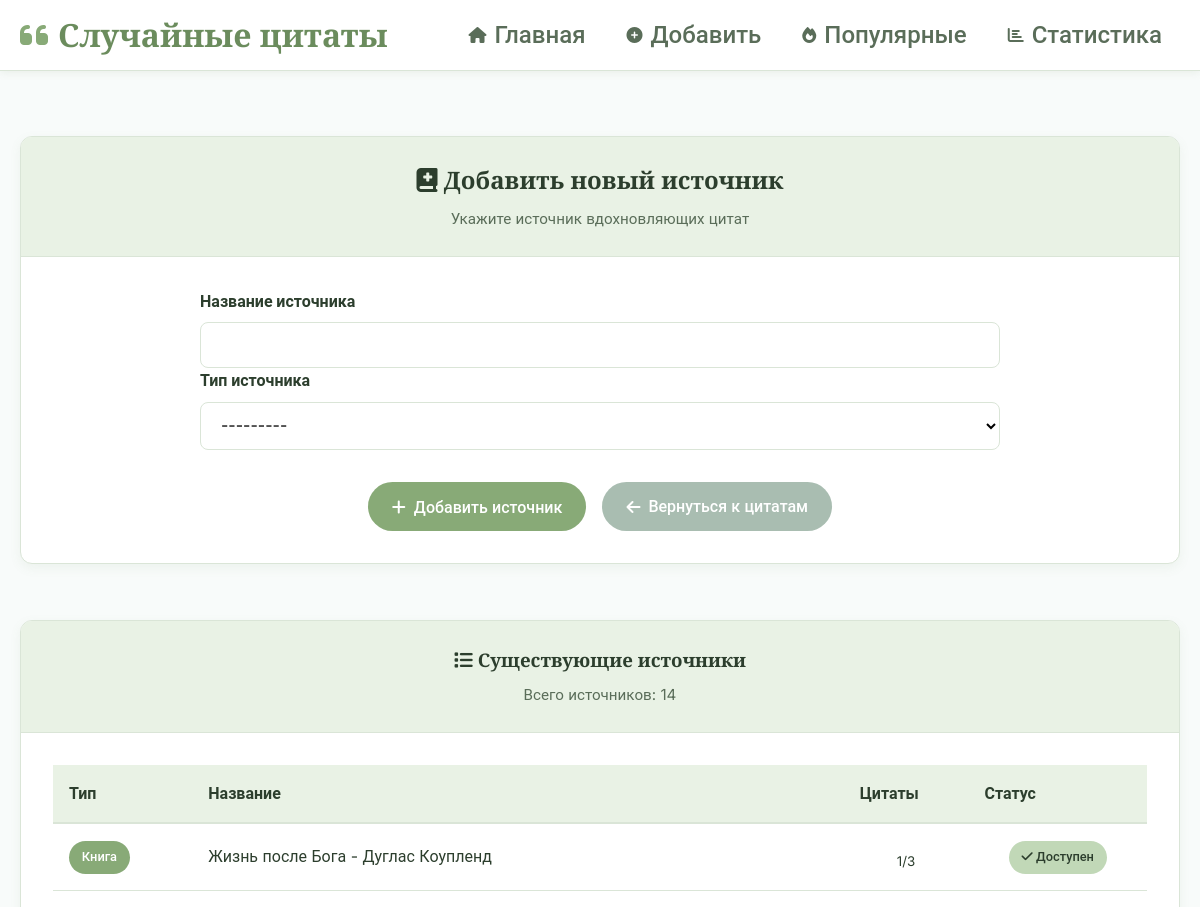
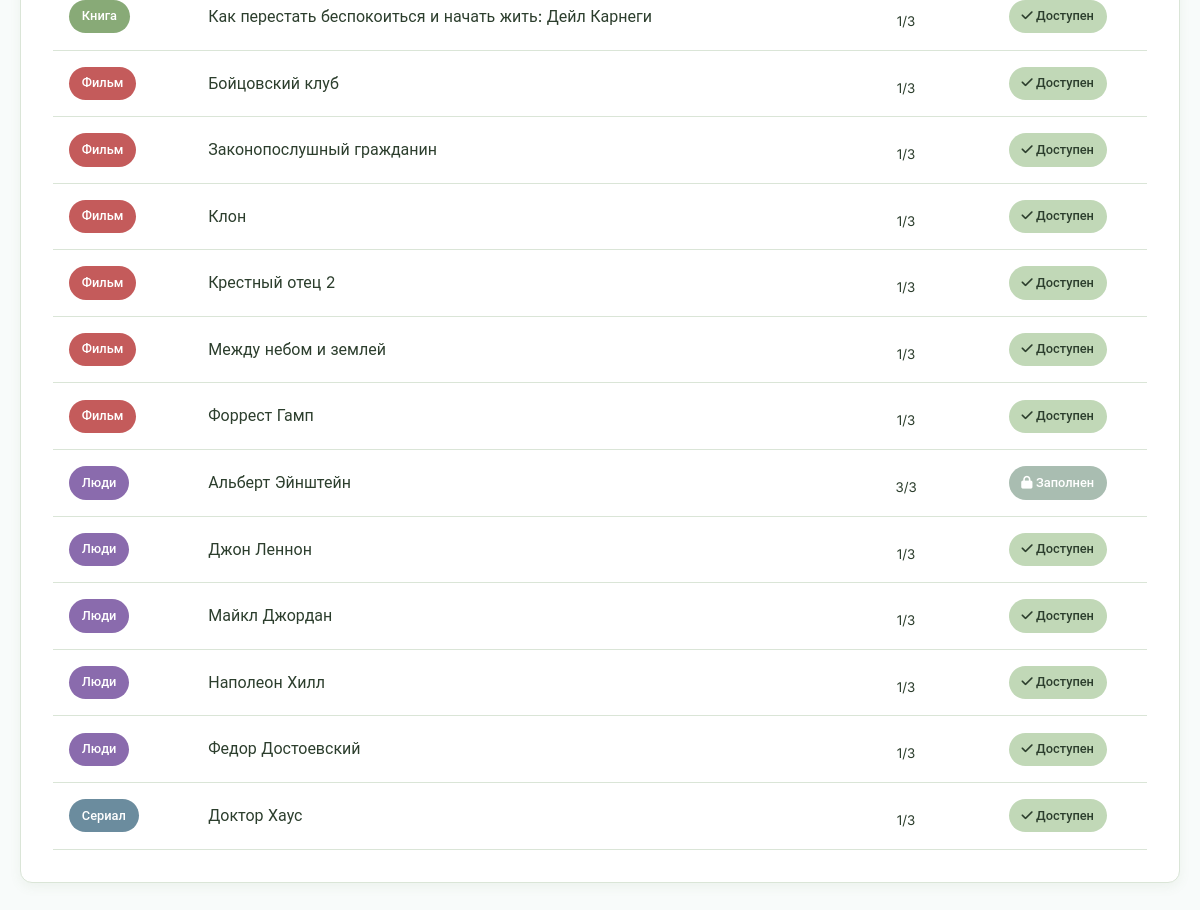
/add/source/, run on the app's committed database (2 pictures, top to bottom).
### quotes/models.py (models this page shows, shortened)
class Source(models.Model):
    TYPE_CHOICES = [
        ('movie', 'Фильм'),
        ('book', 'Книга'),
        ('series', 'Сериал'),
        ('game', 'Игра'),
        ('person', 'Люди'),
        ('other', 'Другое'),
    ]
    name = models.CharField(max_length=200, verbose_name="Название")
    type = models.CharField(max_length=20, choices=TYPE_CHOICES, verbose_name="Тип")
    created_at = models.DateTimeField(auto_now_add=True)
    class Meta:
        unique_together = ['name', 'type']

### quotes/views.py (the view)
# urls.py: path('add/source/', views.add_source, name='add_source'),
def add_source(request):
    sources = Source.objects.all().order_by('type', 'name')
    if request.method == 'POST':
        form = SourceForm(request.POST)
        if form.is_valid():
            form.save()
            messages.success(request, 'Источник успешно добавлен!')
            return redirect('add_quote')
        else:
            for error in form.errors.values():
                messages.error(request, error)
    else:
        form = SourceForm()
    return render(request, 'quotes/add_source.html', {
        'form': form,
        'sources': sources
    })

### quotes/forms.py (shortened to what this page needs)
class SourceForm(forms.ModelForm):
    class Meta:
        model = Source
        fields = ['name', 'type']
        widgets = {
            'name': forms.TextInput(attrs={'class': 'form-control'}),
            'type': forms.Select(attrs={'class': 'form-control'}),
        }
        error_messages = {
            'name': {
                'unique': _("Источник с таким названием и типом уже существует"),
            },
        }

### quotes/templates/quotes/add_source.html (shortened to what this page needs)
{% extends 'quotes/base.html' %}
{% block content %}
<div class="quote-container">
    <div class="quote-card fade-in">
        <div class="card-header text-center">
            <h2><i class="fas fa-book-medical"></i> Добавить новый источник</h2>
            <p class="mb-0">Укажите источник вдохновляющих цитат</p>
        </div>
        <div class="card-body">
            <form method="post" class="quote-form">
                <div class="form-fields">
                    <div class="mb-3">
                        <label for="{{ form.name.id_for_label }}" class="form-label">
                            <strong>Название источника</strong>
                        </label>
                        {{ form.name }}
                    </div>
                    <div class="mb-3">
                        <label for="{{ form.type.id_for_label }}" class="form-label">
                            <strong>Тип источника</strong>
                        </label>
                        {{ form.type }}
                    </div>
                </div>
                <div class="form-actions">
                    <button type="submit" class="btn btn-primary">
                        <i class="fas fa-plus"></i> Добавить источник
                    </button>
                    <a href="{% url 'add_quote' %}" class="btn btn-secondary">
                        <i class="fas fa-arrow-left"></i> Вернуться к цитатам
                    </a>
                </div>
            </form>
        </div>
    </div>
    <div class="quote-card fade-in mt-4">
        <div class="card-header text-center">
            <h3><i class="fas fa-list"></i> Существующие источники</h3>
            <p class="mb-0">Всего источников: {{ sources|length }}</p>
        </div>
        <div class="card-body p-0">
            {% if sources %}
            <div class="table-container">
                <table class="sources-table">
                    <thead>
                        <tr>
                            <th class="text-start">Тип</th>
                            <th class="text-start">Название</th>
                            <th class="text-center">Цитаты</th>
                            <th class="text-center">Статус</th>
                        </tr>
                    </thead>
                    <tbody>
                        {% for source in sources %}
                        <tr class="{% if source.quote_set.count >= 3 %}table-warning{% endif %}">
                            <td class="text-start type-cell">
                                <span class="type-badge type-{{ source.type }}">
                                    {{ source.get_type_display }}
                                </span>
                            </td>
                            <td class="text-start name-cell">
                                <div class="source-name">{{ source.name }}</div>
                            </td>
                            <td class="text-center count-cell">
                                <div class="progress-container">
                                    <div class="progress" style="height: 8px;">
                                    </div>
                                    <small class="count-text">
                                        {{ source.quote_set.count }}/3
                                    </small>
                                </div>
                            </td>
                            <td class="text-center status-cell">
                                {% if source.quote_set.count >= 3 %}
                                <span class="status-badge status-full">
                                    <i class="fas fa-lock"></i> Заполнен
                                </span>
                                {% else %}
                                <span class="status-badge status-available">
                                    <i class="fas fa-check"></i> Доступен
                                </span>
                                {% endif %}
                            </td>
                        </tr>
                        {% endfor %}
                    </tbody>
                </table>
            </div>
            {% else %}
            <div class="text-center text-muted py-5">
                <i class="fas fa-inbox fa-3x mb-3"></i>
                <p class="mb-0">Нет добавленных источников</p>
                <small>Добавьте первый источник используя форму выше</small>
            </div>
            {% endif %}
        </div>
    </div>
</div>
{% endblock %}

### quotes/static/quotes/css/style.css (style rules this page uses)
:root { --color-primary: #88AA77; --color-primary-dark: #6B8C5D; --color-primary-light: #C1D8B7; --color-primary-ultralight: #E9F2E5; --color-secondary: #A9BDB1; --color-accent: #D4A76A; --color-text: #2C3E2D; --color-text-light: #5A6D59; --color-text-muted: #7A8C79; --color-background: #F8FBFA; --color-surface: #FFFFFF; --color-border: #DAE5D7; --font-primary: 'Cormorant Garamond', 'Georgia', serif; --font-secondary: 'Inter', 'Roboto', sans-serif; --font-accent: 'Playfair Display', 'Georgia', serif; --shadow-card: 0 4px 12px rgba(107, 140, 93, 0.08); --shadow-card-hover: 0 8px 24px rgba(107, 140, 93, 0.12); --shadow-nav: 0 2px 8px rgba(107, 140, 93, 0.1); --border-radius: 12px; --transition: all 0.25s ease; }
* { box-sizing: border-box; }
body { font-family: var(--font-secondary); background-color: var(--color-background); color: var(--color-text); line-height: 1.6; margin: 0; padding: 0; padding-top: 80px; }
h1, h2, h3, h4, h5, h6, .navbar-brand, .card-header h2, .card-header h3 { font-family: var(--font-primary); font-weight: 600; color: var(--color-text); margin-top: 0; }
a { color: var(--color-primary-dark); text-decoration: none; transition: var(--transition); }
.quote-container { display: flex; flex-direction: column; align-items: center; min-height: calc(100vh - 180px); padding: 2rem 0; }
.quote-card { background-color: var(--color-surface); border-radius: var(--border-radius); box-shadow: var(--shadow-card); width: 100%; max-width: 1500px; overflow: hidden; transition: var(--transition); margin-bottom: 2rem; border: 1px solid var(--color-border); }
.card-header { background-color: var(--color-primary-ultralight); padding: 1.5rem 2rem; border-bottom: 1px solid var(--color-border); }
.card-header h2, .card-header h3 { color: var(--color-text); margin: 0; font-weight: 600; }
.card-header p { color: var(--color-text-light); margin: 0.5rem 0 0 0; font-size: 0.95rem; }
.card-body { padding: 2rem; }
.quote-form { max-width: 800px; margin: 0 auto; }
.form-label { display: block; margin-bottom: 0.5rem; font-weight: 600; color: var(--color-text); font-family: var(--font-secondary); }
.form-control { width: 100%; padding: 0.75rem 1rem; border: 1px solid var(--color-border); border-radius: 8px; transition: var(--transition); font-family: var(--font-secondary); font-size: 1rem; background-color: var(--color-surface); }
.form-actions { display: flex; gap: 1rem; justify-content: center; margin-top: 2rem; flex-wrap: wrap; }
.btn { display: inline-flex; align-items: center; justify-content: center; padding: 0.75rem 1.5rem; border-radius: 50px; font-weight: 500; font-family: var(--font-secondary); transition: var(--transition); border: none; cursor: pointer; font-size: 1rem; gap: 0.5rem; }
.btn-primary { background-color: var(--color-primary); color: white; }
.btn-secondary { background-color: var(--color-secondary); color: white; }
.table-container { width: 100%; overflow-x: auto; }
.sources-table { width: 100%; border-collapse: collapse; margin: 0; }
.sources-table th { background-color: var(--color-primary-ultralight); padding: 1rem; font-weight: 600; color: var(--color-text); text-align: left; border-bottom: 2px solid var(--color-border); }
.sources-table td { padding: 1rem; border-bottom: 1px solid var(--color-border); vertical-align: middle; }
.type-badge { display: inline-block; padding: 0.4rem 0.8rem; border-radius: 20px; font-size: 0.8rem; font-weight: 500; color: white; }
.type-movie { background-color: #C45B5B; }
.type-book { background-color: var(--color-primary); }
.type-series { background-color: #6B8C9E; }
.type-person { background-color: #8A6BAD; }
.status-badge { display: inline-block; padding: 0.4rem 0.8rem; border-radius: 20px; font-size: 0.8rem; font-weight: 500; min-width: 80px; text-align: center; }
.status-available { background-color: var(--color-primary-light); color: var(--color-text); }
.status-full { background-color: var(--color-secondary); color: white; }
.text-center { text-align: center; }
.mt-4 { margin-top: 1.5rem; }
.mb-0 { margin-bottom: 0; }
.fade-in { animation: fadeIn 0.5s ease-out; }

### data on the page
Source: type "Книга", name "Жизнь после Бога - Дуглас Коупленд", quote_set.count "1", shows "Доступен"
Source: type "Книга", name "Как перестать беспокоиться и начать жить: Дейл Карнеги", quote_set.count "1", shows "Доступен"
Source: type "Фильм", name "Бойцовский клуб", quote_set.count "1", shows "Доступен"
Source: type "Фильм", name "Законопослушный гражданин", quote_set.count "1", shows "Доступен"
Source: type "Фильм", name "Клон", quote_set.count "1", shows "Доступен"
Source: type "Фильм", name "Крестный отец 2", quote_set.count "1", shows "Доступен"
Source: type "Фильм", name "Между небом и землей", quote_set.count "1", shows "Доступен"
Source: type "Фильм", name "Форрест Гамп", quote_set.count "1", shows "Доступен"
Source: type "Люди", name "Альберт Эйнштейн", quote_set.count "3", shows "Заполнен"
Source: type "Люди", name "Джон Леннон", quote_set.count "1", shows "Доступен"
Source: type "Люди", name "Майкл Джордан", quote_set.count "1", shows "Доступен"
Source: type "Люди", name "Наполеон Хилл", quote_set.count "1", shows "Доступен"
Source: type "Люди", name "Федор Достоевский", quote_set.count "1", shows "Доступен"
Source: type "Сериал", name "Доктор Хаус", quote_set.count "1", shows "Доступен"

### other printed values
{{ sources|length }} "14"
